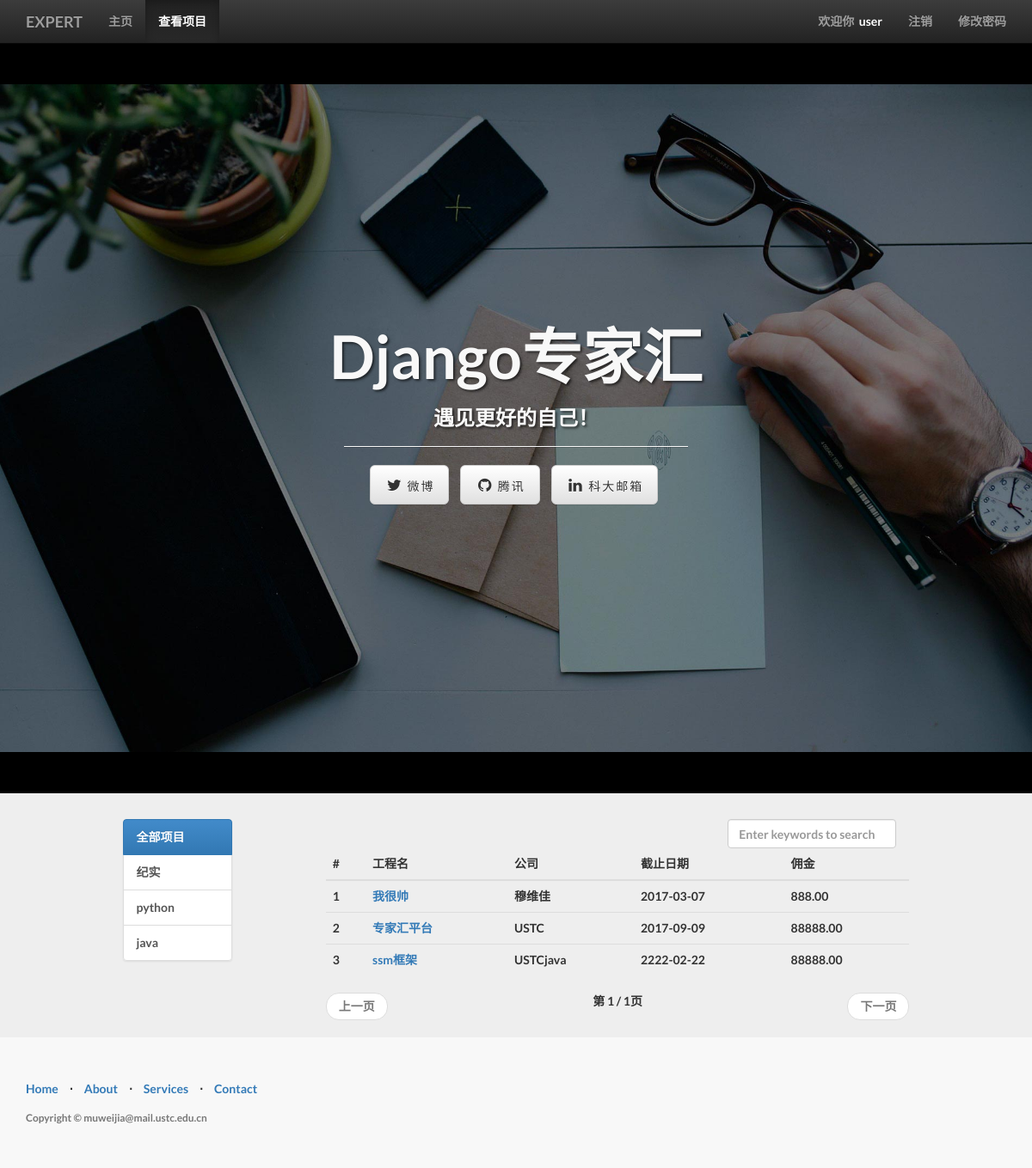
The app's page /view_book_list/ (signed in) with its own data.
### management/models.py (models this page shows, shortened)
class MyUser(models.Model):
    user = models.OneToOneField(User)
    nickname = models.CharField(max_length=16)
    permission = models.IntegerField(default=1)

class Book(models.Model):
    name = models.CharField(max_length=128)
    price = models.FloatField()
    author = models.CharField(max_length=128)
    publish_date = models.DateField()
    category = models.CharField(max_length=128)
    class META:
        ordering = ['name']

### management/views.py (the view)
# urls.py: url(r'^view_book_list/$', views.view_book_list, name='view_book_list'),
def view_book_list(request):
    user = request.user if request.user.is_authenticated() else None
    category_list = Book.objects.values_list('category', flat=True).distinct()
    query_category = request.GET.get('category', 'all')
    if (not query_category) or Book.objects.filter(category=query_category).count() is 0:
        query_category = 'all'
        book_list = Book.objects.all()
    else:
        book_list = Book.objects.filter(category=query_category)
    if request.method == 'POST':
        keyword = request.POST.get('keyword', '')
        book_list = Book.objects.filter(name__contains=keyword)
        query_category = 'all'
    paginator = Paginator(book_list, 5)
    page = request.GET.get('page')
    try:
        book_list = paginator.page(page)
    except PageNotAnInteger:
        book_list = paginator.page(1)
    except EmptyPage:
        book_list = paginator.page(paginator.num_pages)
    content = {
        'user': user,
        'active_menu': 'view_book',
        'category_list': category_list,
        'query_category': query_category,
        'book_list': book_list,
    }
    return render(request, 'management/view_book_list.html', content)

### templates/management/view_book_list.html (shortened to what this page needs)
{% extends "management/base.html" %}
{% load staticfiles %}
{% block content %}
    <div class="container">
        <div class="row">
            <div class="col-md-10 col-md-offset-1">
                <div class="col-md-2">
                    <div class="list-group">
                        <a href="{% url 'view_book_list' %}" class="list-group-item" id="id_category_all">
                            全部项目
                        </a>
                        {% for category in category_list %}
                            <a href="{% url 'view_book_list' %}?category={{ category }}" class="list-group-item"
                               id="id_category_{{ category }}">
                                {{ category }}
                            </a>
                        {% endfor %}
                    </div>
                </div>
                <div class="col-md-9 col-md-offset-1">
                    <div class="col-md-4 col-md-offset-8">
                        <form role="form" method="post" name="search_form">
                            <input type="search" class="form-control" name="keyword"
                                   placeholder="Enter keywords to search" id="id_search_input" onkeyup="key_up()"
                                   autofocus>
                        </form>
                    </div>
                    <table class="table table-hover">
                        <thead>
                        <tr>
                            <th>#</th>
                            <th>工程名</th>
                            <th>公司</th>
                            <th>截止日期</th>
                            <th>佣金</th>
                        </tr>
                        </thead>
                        <tbody>
                        {% for book in book_list %}
                            <tr>
                                <td>{{ forloop.counter }}</td>
                                <td><a href="{% url 'detail' %}?id={{ book.id }}">{{ book.name }}</a></td>
                                <td>{{ book.author }}</td>
                                <td>{{ book.publish_date|date:"Y-m-d" }}</td>
                                <td>{{ book.price|floatformat:2 }}</td>
                            </tr>
                        {% empty %}
                            <tr>
                                <td>暂无项目</td>
                            </tr>
                        {% endfor %}
                        </tbody>
                    </table>
                    <nav>
                        <ul class="pager">
                            {% if book_list.has_previous %}
                                <li class="previous"><a
                                        href="?typ={{ query_category }}&page={{ book_list.previous_page_number }}">上一页</a>
                                </li>
                            {% else %}
                                <li class="previous disabled"><a href="#">上一页</a></li>
                            {% endif %}
                            第 {{ book_list.number }} / {{ book_list.paginator.num_pages }}页
                            {% if book_list.has_next %}
                                <li class="next"><a
                                        href="?typ={{ query_category }}&page={{ book_list.next_page_number }}">下一页</a>
                                </li>
                            {% else %}
                                <li class="next disabled"><a href="#">下一页</a></li>
                            {% endif %}
                        </ul>
                    </nav>
                </div>
            </div>
        </div>
    </div>
{% endblock %}

### templates/management/base.html (shortened to what this page needs)
<!DOCTYPE html>
{% load staticfiles %}
<html lang="zh-cn">
<head>
    <link rel="stylesheet" type="text/css" href="{% static 'css/bootstrap.min.css' %}">
    <link rel="stylesheet" type="text/css" href="{% static 'css/bootstrap-theme.min.css' %}">
    <link rel="stylesheet" type="text/css" href="{% static 'css/base.css' %}">
    <link href="{% static 'css/landing-page.css' %}"rel="stylesheet">
    <link href="font-awesome/css/font-awesome.min.css" rel="stylesheet" type="text/css">
</head>
<body>
<nav class="navbar navbar-inverse navbar-fixed-top" role="navigation">
    <div class="container">
        <div class="navbar-header">
            <a href="{% url 'homepage' %}" class="navbar-brand">EXPERT</a>
        </div>
        <div class="collapse navbar-collapse" id="navbar-collapse-basepage">
            <ul class="nav navbar-nav">
                <li id="homepage"><a href="{% url 'homepage' %}">主页</a></li>
                <li id="view_book"><a href="{%url 'view_book_list'%}">查看项目</a></li>
            </ul>
            <ul class="nav navbar-nav navbar-right">
                {% if user %}
                    <li><p class="navbar-text">欢迎你&nbsp;&nbsp;<span id="base_name">{{ user.myuser.nickname }}</span></p>
                    </li>
                    <li><a href="{% url 'logout'%}">注销</a></li>
                    <li><a href="{% url 'set_password' %}">修改密码</a></li>
                {% endif %}
            </ul>
        </div>
    </div>
</nav>
<header class="jumbotron subhead" id="header-base">
    <div class="intro-header">
        <div class="container">
            <div class="row">
                <div class="col-lg-12">
                    <div class="intro-message">
                        <h1>Django专家汇</h1>
                        <h3>遇见更好的自己！ </h3>
                        <hr class="intro-divider">
                        <ul class="list-inline intro-social-buttons">
                            <li>
                                <a href=# class="btn btn-default btn-lg"><i class="fa fa-twitter fa-fw"></i> <span class="network-name">微博</span></a>
                            </li>
                            <li>
                                <a href=# class="btn btn-default btn-lg"><i class="fa fa-github fa-fw"></i> <span class="network-name">腾讯</span></a>
                            </li>
                            <li>
                                <a href="#" class="btn btn-default btn-lg"><i class="fa fa-linkedin fa-fw"></i> <span class="network-name">科大邮箱</span></a>
                            </li>
                        </ul>
                    </div>
                </div>
            </div>
        </div>
    </div>
</header>
{% block content %}{% endblock %}
    <footer>
        <div class="container">
            <div class="row">
                <div class="col-lg-12">
                    <ul class="list-inline">
                        <li>
                            <a href="#">Home</a>
                        </li>
                        <li class="footer-menu-divider">&sdot;</li>
                        <li>
                            <a href="#about">About</a>
                        </li>
                        <li class="footer-menu-divider">&sdot;</li>
                        <li>
                            <a href="#services">Services</a>
                        </li>
                        <li class="footer-menu-divider">&sdot;</li>
                        <li>
                            <a href="#contact">Contact</a>
                        </li>
                    </ul>
                    <p class="copyright text-muted small">Copyright &copy; muweijia@mail.ustc.edu.cn</p>
                </div>
            </div>
        </div>
    </footer>
</body>
</html>

### management/static/css/base.css (style rules this page uses)
body { padding-top: 50px; background-color: #eeeeee; }
#header-base { background-color: #000; color: #fff; }
#base_name { color: #fff; font-weight: bold; }

### management/static/css/landing-page.css (style rules this page uses)
body, html { width: 100%; height: 100%; }
body, h1, h2, h3, h4, h5, h6 { font-family: "Lato","Helvetica Neue",Helvetica,Arial,sans-serif; font-weight: 700; }
.intro-header { padding-top: 50px; padding-bottom: 50px; text-align: center; color: #f8f8f8; background: url(../img/intro-bg.jpg) no-repeat center center; background-size: cover; }
.intro-message { position: relative; padding-top: 20%; padding-bottom: 20%; }
.intro-message > h1 { margin: 0; text-shadow: 2px 2px 3px rgba(0,0,0,0.6); font-size: 5em; }
.intro-divider { width: 400px; border-top: 1px solid #f8f8f8; border-bottom: 1px solid rgba(0,0,0,0.2); }
.intro-message > h3 { text-shadow: 2px 2px 3px rgba(0,0,0,0.6); }
.network-name { text-transform: uppercase; font-size: 14px; font-weight: 400; letter-spacing: 2px; }
footer { padding: 50px 0; background-color: #f8f8f8; }
p.copyright { margin: 15px 0 0; }

### records on screen
Book: name "我很帅", author "穆维佳", publish_date "2017-03-07", price "888.00"
Book: name "专家汇平台", author "USTC", publish_date "2017-09-09", price "88888.00"
Book: name "ssm框架", author "USTCjava", publish_date "2222-02-22", price "88888.00"

### other values on screen
{{ user.myuser.nickname }} "user"
{{ category }} "纪实" "python" "java"
{{ book_list.number }} "1"
{{ book_list.paginator.num_pages }} "1"
